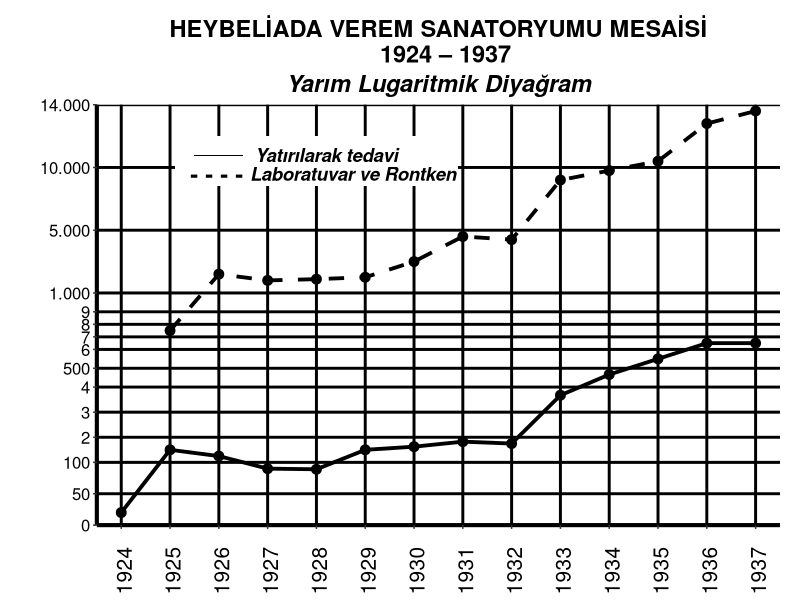

Reproduce this figure in R.
Sys.setlocale(locale = "Turkish")
library(ggplot2)
tarih <- seq(1924,1937)
miktar <- c(20,120,110,90,89,120,125,133,130,207,240,265,290,290)
miktar2 <- c(NA,310,400,390,392,395,420,460,455,550,565,580,640,660)
verem <- data.frame(tarih,miktar,miktar2)
ggplot(verem, aes(x=tarih)) +
  geom_line(aes(y=miktar), size=1.3) + geom_point(aes(y=miktar), size=3)+
  geom_line(aes(y=miktar2), size=1.3, linetype="dashed") + geom_point(aes(y=miktar2), size=3) +
  labs(title = "HEYBELİADA VEREM SANATORYUMU MESAİSİ
  1924 \U2013 1937",
       subtitle = "Yarım Lugaritmik Diyağram") +
  theme_classic() +
  theme(panel.grid.major = element_line(colour = "black", size = 1)) +
  theme(plot.title = element_text(hjust = 0.5, size = 17, face = "bold")) +
  theme(plot.subtitle = element_text(hjust = 0.5, size = 17, face = "bold.italic")) +
  theme(axis.title = element_blank())  +
  theme(axis.text.x = element_text(size=15,  vjust = 0.7, hjust = 1, angle = 89.9, colour = "black")) +
  theme(axis.text.y = element_text(size=12,  colour = "black")) +
  theme(axis.line.x = element_line(size = 1.4)) +
  theme(axis.line.y = element_line(size = 1.4)) +
  theme(plot.margin = unit(c(1,1,1,2), "lines")) +
  scale_x_continuous(
    limits = c(1924,1937),
    breaks = seq(1924,1937),
    labels = c("1924","1925","1926","1927","1928","1929","1930","1931","1932","1933","1934","1935","1936","1937"),
    expand = c(0,0.5)
  ) +
  scale_y_continuous(
    limits = c(0,670),
    breaks = c(0,50,100,140,180,220,250,280,300,320,340,370,470,570,670),
    labels = c("0","50","100","2","3","4","500","6","7","8","9","1.000","5.000","10.000","14.000"),
    expand = c(0,0)
  ) +
  annotate(geom="rect", xmin = 1925.1, xmax = 1930.9, ymin = 540, ymax = 620, fill = "white" ) +
  annotate(geom="text", x=1928.2,y=590,label="Yatırılarak tedavi", size= 4.7, fontface="bold.italic") +
  annotate(geom="rect", xmin = 1925.5, xmax = 1926.5, ymin = 588, ymax = 590, fill = "black" ) +
  annotate(geom="text", x=1928.8,y=560,label="Laboratuvar ve Rontken ", size= 4.7, fontface="bold.italic") +
  annotate(geom="text", x=1926.1,y=560,label="- - - -  ", size= 6, fontface="bold")
